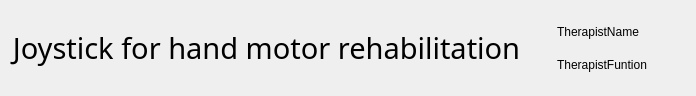
<?xml version="1.0" encoding="UTF-8"?>
<ui version="4.0">
 <class>titleWindowContainer</class>
 <widget class="QWidget" name="titleWindowContainer">
  <property name="geometry">
   <rect>
    <x>0</x>
    <y>0</y>
    <width>696</width>
    <height>96</height>
   </rect>
  </property>
  <property name="windowTitle">
   <string>Form</string>
  </property>
  <layout class="QGridLayout" name="gridLayout" rowstretch="0" columnstretch="2,0,0">
   <property name="leftMargin">
    <number>0</number>
   </property>
   <property name="topMargin">
    <number>0</number>
   </property>
   <property name="rightMargin">
    <number>0</number>
   </property>
   <property name="bottomMargin">
    <number>0</number>
   </property>
   <item row="0" column="1">
    <widget class="QWidget" name="therapistContainer" native="true">
     <layout class="QGridLayout" name="gridLayout_4">
      <item row="0" column="0">
       <widget class="QWidget" name="terapistInfoContainer" native="true">
        <layout class="QVBoxLayout" name="verticalLayout">
         <item>
          <widget class="QLabel" name="therapistName">
           <property name="text">
            <string>TherapistName</string>
           </property>
          </widget>
         </item>
         <item>
          <widget class="QLabel" name="therapistRole">
           <property name="text">
            <string>TherapistFuntion</string>
           </property>
          </widget>
         </item>
        </layout>
       </widget>
      </item>
      <item row="0" column="1">
       <widget class="QWidget" name="terapistImageContainer" native="true">
        <layout class="QHBoxLayout" name="horizontalLayout">
         <item>
          <widget class="RoundedImageLabel" name="therapistImage">
           <property name="maximumSize">
            <size>
             <width>60</width>
             <height>60</height>
            </size>
           </property>
           <property name="text">
            <string/>
           </property>
           <property name="pixmap">
            <pixmap>../../_internal/resources/imgs/placeholder_profile.png</pixmap>
           </property>
           <property name="scaledContents">
            <bool>true</bool>
           </property>
          </widget>
         </item>
        </layout>
       </widget>
      </item>
     </layout>
    </widget>
   </item>
   <item row="0" column="0">
    <widget class="QWidget" name="softwareTitleContainer" native="true">
     <layout class="QGridLayout" name="gridLayout_3">
      <item row="0" column="0">
       <widget class="QLabel" name="softwateTitle">
        <property name="font">
         <font>
          <family>Franklin Gothic</family>
          <pointsize>22</pointsize>
          <bold>false</bold>
         </font>
        </property>
        <property name="text">
         <string>Joystick for hand motor rehabilitation</string>
        </property>
        <property name="alignment">
         <set>Qt::AlignmentFlag::AlignCenter</set>
        </property>
       </widget>
      </item>
     </layout>
    </widget>
   </item>
  </layout>
 </widget>
 <customwidgets>
  <customwidget>
   <class>RoundedImageLabel</class>
   <extends>QLabel</extends>
   <header>roundedimagelabel.h</header>
  </customwidget>
 </customwidgets>
 <resources/>
 <connections/>
</ui>
